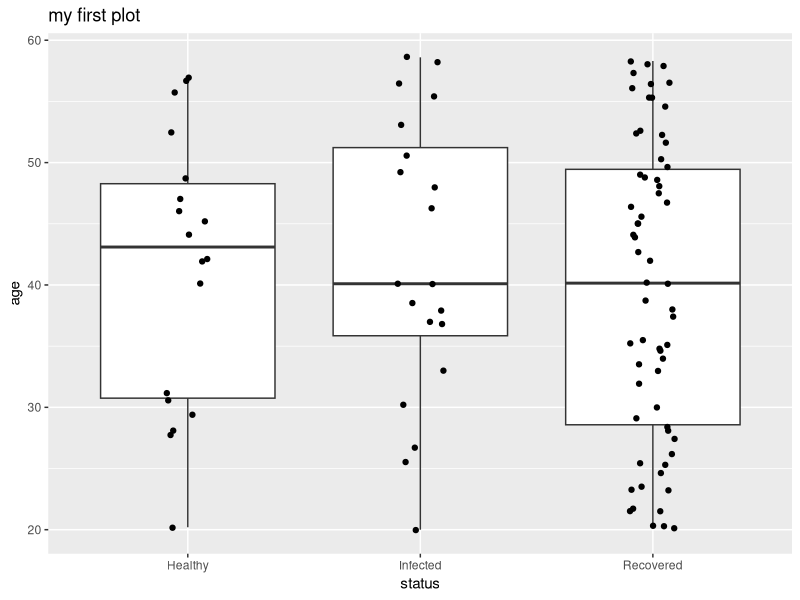
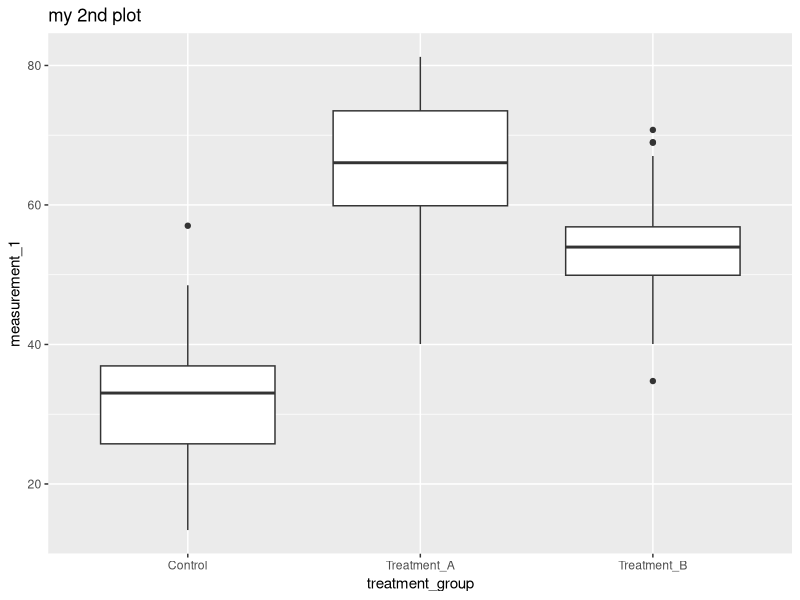
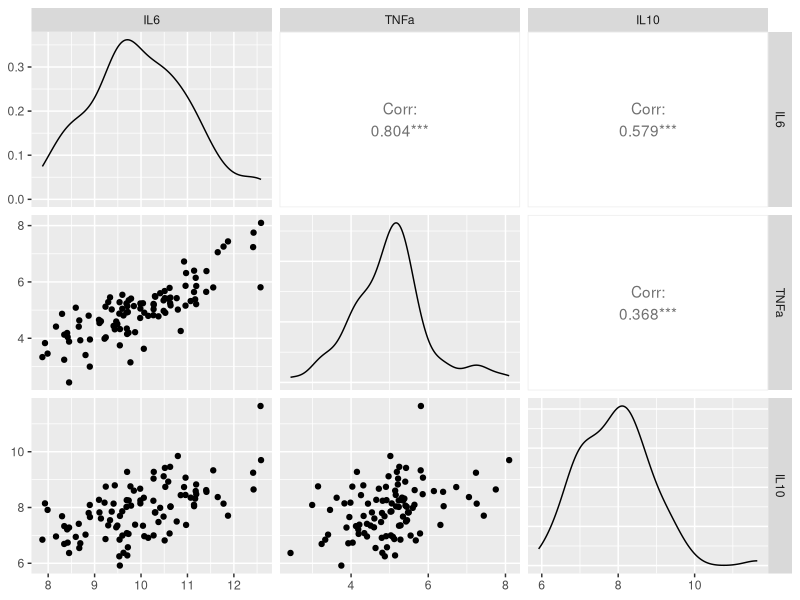

The R script that drew these images, in order:
## ---- chunk 1
library(dplyr)
library(tidyverse)
library(MASS)
## ---- chunk 2
# from a known list
sample(x = c("A", "B", "C"), size = 10, replace = TRUE, prob = c(0.6, 0.2, 0.2))
## ---- chunk 3
set.seed(123)
# from known distributions
rnorm(n = 5, mean = 2, sd = 3)
runif(n = 3, min = 10, max = 20)
rbinom(n = 5, size = 10, prob = 0.5)
## ---- chunk 4
set.seed(42)
nb_patients <- 100

df_data <- tibble(
  subject_id = paste0("SUBJ", stringr::str_pad(1:nb_patients, width = 4, side = "left", pad = "0")),
  age = round(runif(n = nb_patients, 
              min = 20, max = 59),
              digits = 1),
  sex = sample(x = c('Female', 'Male'), 
               size = nb_patients, 
               replace = TRUE, 
               prob = c(0.6, 0.4)),
  status = sample(x = c('Healthy', 'Infected', 'Recovered'), 
               size = nb_patients, 
               replace = TRUE, 
               prob = c(0.2, 0.3, 0.5))
)
df_data
## ---- chunk 5

p <- ggplot(data=df_data, aes(x=status, y=age)) +
  geom_boxplot() +
  geom_jitter(width = 0.1) +
  ggtitle("my first plot")
p
## ---- chunk 6
set.seed(42)
nb_patients <- 100

df_data <- tibble(
  subject_id = paste0("SUBJ", stringr::str_pad(1:nb_patients, width = 4, side = "left", pad = "0")),
  bmi = round(rnorm(n = nb_patients, mean = 25, sd = 4), digits = 1),
  bp_systolic = floor(rnorm(n = nb_patients, mean = 85, sd = 10)),
  bp_diastolic = floor(rnorm(n = nb_patients, mean = 125, sd = 13)),
)
df_data
## ---- chunk 7
set.seed(42)
nb_patients <- 100

df_data <- tibble(
  subject_id = paste0("SUBJ", stringr::str_pad(1:nb_patients, width = 4, side = "left", pad = "0")),
  treatment_group = sample(c("Control", "Treatment_A", "Treatment_B"), 
                           size = nb_patients, 
                           replace = TRUE, 
                           prob = c(0.3, 0.3, 0.4)),
  measurement_1 = rnorm(n = nb_patients, 
                        mean = case_when(
                                        treatment_group == "Control" ~ 30,
                                        treatment_group == "Treatment_A" ~ 70,
                                        treatment_group == "Treatment_B" ~ 55), 
                        sd = 10)
)

df_data


## ---- chunk 8

p <- ggplot(data=df_data, aes(x=treatment_group, y=measurement_1)) +
  geom_boxplot() +
  ggtitle("my 2nd plot")
p
## ---- chunk 9
set.seed(42)
nb_patients <- 100

means <- c(IL6 = 10, TNFa = 5, IL10 = 8)
cov_matrix <- matrix(c(1.0, 0.8, 0.5,
                       0.8, 1.0, 0.3,
                       0.5, 0.3, 1.0), nrow = 3)

df_biomarker <- as_tibble(MASS::mvrnorm(n = nb_patients, 
                                        mu = means, 
                                        Sigma = cov_matrix)) |>
  dplyr::mutate(subject_id = 1:nb_patients, .before=1)


df_biomarker
## ---- chunk 10
GGally::ggpairs(data = df_biomarker, columns = 2:4, progress = FALSE)
## ---- chunk 11
set.seed(42)
nb_patients <- 100
nb_proteins <- 500

# 500 proteins
proteins <- paste0("Protein", 1:nb_proteins)  
# Create some correlation between proteins
cov_matrix <- diag(nb_proteins) * 0.8 + matrix(0.2, 
                                               ncol = nb_proteins, 
                                               nrow = nb_proteins)  
protein_expression <- as_tibble(MASS::mvrnorm(n = nb_patients, 
                                              mu = rep(10, nb_proteins), 
                                              Sigma = cov_matrix)) |>
  purrr::set_names(proteins)

proteomics_data <- protein_expression |>
  dplyr::mutate(subject_id = 1:nb_patients, 
         group = sample(c("Healthy", "Disease"), 
                        size = nb_patients, replace = TRUE))
proteomics_data

## ---- chunk 12
set.seed(42)
n <- 100  # Define the number of subjects

immune_data <- crossing(subject_id = 1:n, condition = c("Control", "Stimulated")) %>%
  mutate(
    T_cells = rpois(n * 2, lambda = 100 + 50 * (condition == "Stimulated")) + 
              rnorm(n * 2, sd = 10),  # Random variation for each subject/condition
    B_cells = rpois(n * 2, lambda = 50 + 20 * (condition == "Stimulated")) + 
              rnorm(n * 2, sd = 5)   # Random variation for each subject/condition
  )
head(immune_data)

